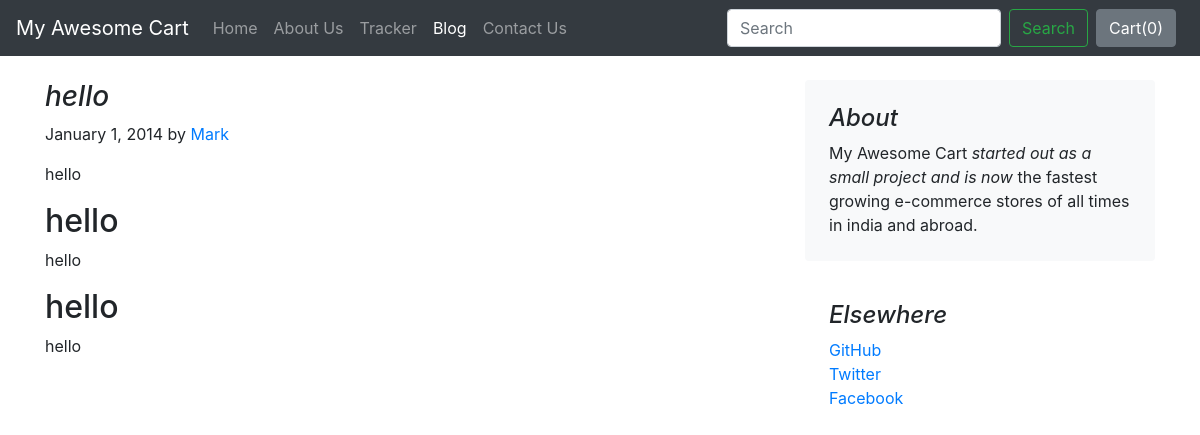
The page /blog/blogpost/1 on the database its author committed.
### blog/models.py (models this page shows)
class Blogpost(models.Model):
    post_id = models.AutoField(primary_key=True)
    title = models.CharField(max_length=50)
    head0 = models.CharField(max_length=500, default="")
    chead0 = models.CharField(max_length=5000, default="")
    head1 = models.CharField(max_length=500, default="")
    chead1 = models.CharField(max_length=5000, default="")
    head2 = models.CharField(max_length=500, default="")
    chead2 = models.CharField(max_length=5000, default="")
    pub_date = models.DateField()
    thumbnail = models.ImageField(upload_to='shop/images', default="")
    def __str__(self):
        return self.title

### blog/views.py (the view)
# urls.py: path("blogpost/<int:id>", views.blogpost, name="blogHome")
def blogpost(request ,id):
    post = Blogpost.objects.filter(post_id=id)[0]
    print(post)
    return render(request, 'blog/blogpost.html',
                  {'post':post})

### blog/templates/blog/blogpost.html (shortened to what this page needs)
{% extends 'blog/basic.html' %}
{% block body %}
<div class="container">
    <div class="row mt-4">
        <div class="col-md-8 blog-main">
            <h3 class="font-italic">
                {{post.title}}
            </h3>
            <div class="blog-post">
                <p class="blog-post-meta">January 1, 2014 by <a href="#">Mark</a></p>
                <p>{{post.chead0}}</p>
                <h2>{{post.head1}}</h2>
                <p>{{post.chead1}}</p>
                <h2>{{post.head2}}</h2>
                <p>{{post.chead2}}</p>
            </div>
        </div>
        <aside class="col-md-4 blog-sidebar">
            <div class="p-4 mb-3 bg-light rounded">
                <h4 class="font-italic">About</h4>
                <p class="mb-0">My Awesome Cart <em>started out as a small project and is now</em> the fastest growing e-commerce stores of all times in india and abroad.</p>
            </div>
            <div class="p-4">
                <h4 class="font-italic">Elsewhere</h4>
                <ol class="list-unstyled">
                    <li><a href="#">GitHub</a></li>
                    <li><a href="#">Twitter</a></li>
                    <li><a href="#">Facebook</a></li>
                </ol>
            </div>
        </aside>
    </div>
</div>
{% endblock %}

### rows shown on the page
Blogpost: title "hello", chead0 "hello", head1 "hello", chead1 "hello", head2 "hello", chead2 "hello"
